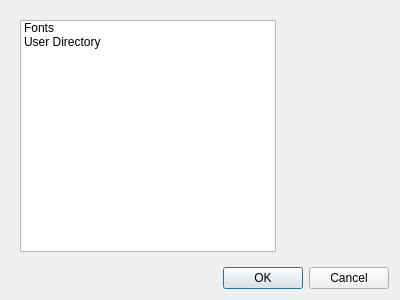
<?xml version="1.0" encoding="UTF-8"?>
<ui version="4.0">
 <class>PreferencesDialog</class>
 <widget class="QDialog" name="PreferencesDialog">
  <property name="geometry">
   <rect>
    <x>0</x>
    <y>0</y>
    <width>400</width>
    <height>300</height>
   </rect>
  </property>
  <property name="windowTitle">
   <string>Dialog</string>
  </property>
  <layout class="QVBoxLayout" name="verticalLayout">
   <item>
    <widget class="QWidget" name="widget" native="true">
     <property name="minimumSize">
      <size>
       <width>0</width>
       <height>0</height>
      </size>
     </property>
     <layout class="QHBoxLayout" name="horizontalLayout">
      <item>
       <widget class="QListWidget" name="listWidget">
        <property name="maximumSize">
         <size>
          <width>16777215</width>
          <height>16777215</height>
         </size>
        </property>
        <item>
         <property name="text">
          <string>Fonts</string>
         </property>
        </item>
        <item>
         <property name="text">
          <string>User Directory</string>
         </property>
        </item>
       </widget>
      </item>
      <item>
       <widget class="QStackedWidget" name="stackedWidget">
        <property name="styleSheet">
         <string notr="true"/>
        </property>
        <property name="currentIndex">
         <number>-1</number>
        </property>
       </widget>
      </item>
     </layout>
    </widget>
   </item>
   <item>
    <widget class="QDialogButtonBox" name="buttonBox">
     <property name="orientation">
      <enum>Qt::Horizontal</enum>
     </property>
     <property name="standardButtons">
      <set>QDialogButtonBox::Cancel|QDialogButtonBox::Ok</set>
     </property>
    </widget>
   </item>
  </layout>
 </widget>
 <resources/>
 <connections>
  <connection>
   <sender>buttonBox</sender>
   <signal>accepted()</signal>
   <receiver>PreferencesDialog</receiver>
   <slot>accept()</slot>
   <hints>
    <hint type="sourcelabel">
     <x>248</x>
     <y>254</y>
    </hint>
    <hint type="destinationlabel">
     <x>157</x>
     <y>274</y>
    </hint>
   </hints>
  </connection>
  <connection>
   <sender>buttonBox</sender>
   <signal>rejected()</signal>
   <receiver>PreferencesDialog</receiver>
   <slot>reject()</slot>
   <hints>
    <hint type="sourcelabel">
     <x>316</x>
     <y>260</y>
    </hint>
    <hint type="destinationlabel">
     <x>286</x>
     <y>274</y>
    </hint>
   </hints>
  </connection>
 </connections>
</ui>
